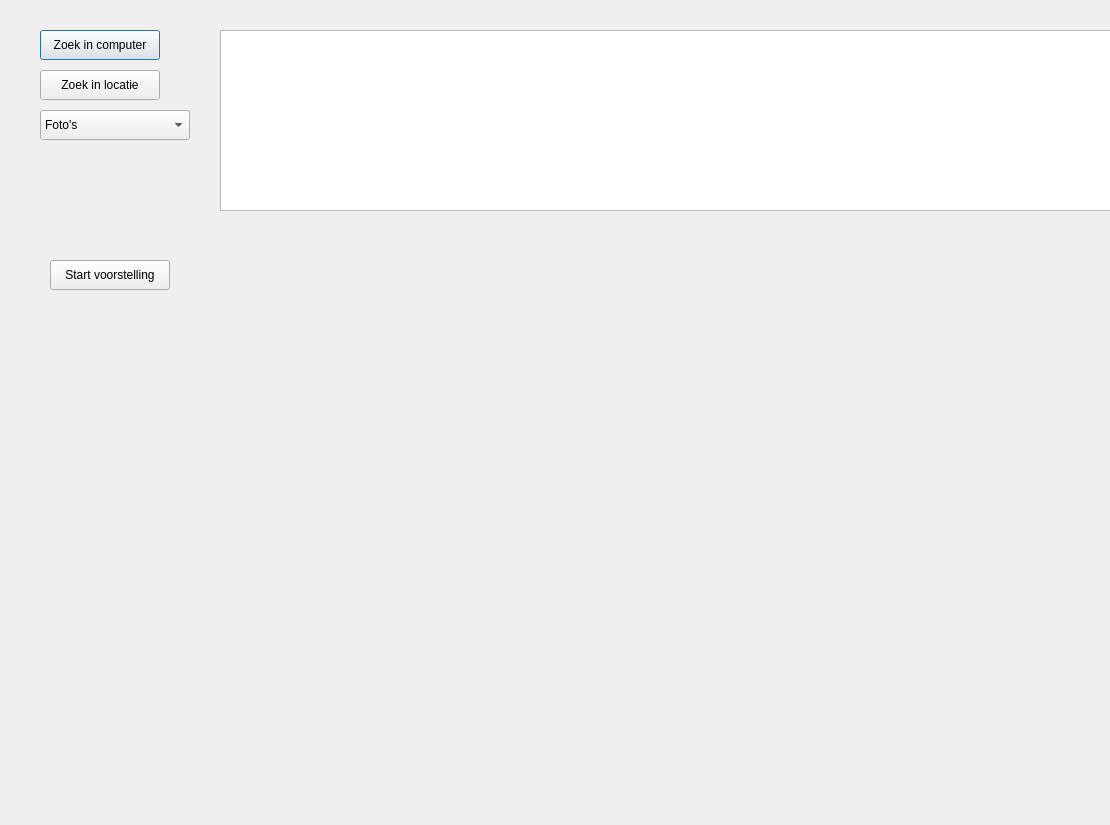
<?xml version="1.0" encoding="UTF-8"?>
<ui version="4.0">
 <class>Dialog</class>
 <widget class="QDialog" name="Dialog">
  <property name="geometry">
   <rect>
    <x>0</x>
    <y>0</y>
    <width>1110</width>
    <height>825</height>
   </rect>
  </property>
  <property name="windowTitle">
   <string>Dialog</string>
  </property>
  <widget class="QPushButton" name="btnSearchAll">
   <property name="geometry">
    <rect>
     <x>40</x>
     <y>30</y>
     <width>120</width>
     <height>30</height>
    </rect>
   </property>
   <property name="sizePolicy">
    <sizepolicy hsizetype="Fixed" vsizetype="Fixed">
     <horstretch>0</horstretch>
     <verstretch>0</verstretch>
    </sizepolicy>
   </property>
   <property name="text">
    <string>Zoek in computer</string>
   </property>
  </widget>
  <widget class="QListWidget" name="listFoundedItems">
   <property name="geometry">
    <rect>
     <x>220</x>
     <y>30</y>
     <width>941</width>
     <height>181</height>
    </rect>
   </property>
   <property name="sizePolicy">
    <sizepolicy hsizetype="Fixed" vsizetype="Expanding">
     <horstretch>0</horstretch>
     <verstretch>0</verstretch>
    </sizepolicy>
   </property>
  </widget>
  <widget class="QPushButton" name="btnSearchSelectedLocation">
   <property name="geometry">
    <rect>
     <x>40</x>
     <y>70</y>
     <width>120</width>
     <height>30</height>
    </rect>
   </property>
   <property name="sizePolicy">
    <sizepolicy hsizetype="Fixed" vsizetype="Fixed">
     <horstretch>0</horstretch>
     <verstretch>0</verstretch>
    </sizepolicy>
   </property>
   <property name="text">
    <string>Zoek in locatie</string>
   </property>
  </widget>
  <widget class="QPushButton" name="btnStartMainwindow">
   <property name="geometry">
    <rect>
     <x>50</x>
     <y>260</y>
     <width>120</width>
     <height>30</height>
    </rect>
   </property>
   <property name="sizePolicy">
    <sizepolicy hsizetype="Fixed" vsizetype="Fixed">
     <horstretch>0</horstretch>
     <verstretch>0</verstretch>
    </sizepolicy>
   </property>
   <property name="text">
    <string>Start voorstelling</string>
   </property>
  </widget>
  <widget class="QComboBox" name="comboSelectTypeMain">
   <property name="geometry">
    <rect>
     <x>40</x>
     <y>110</y>
     <width>150</width>
     <height>30</height>
    </rect>
   </property>
   <property name="sizePolicy">
    <sizepolicy hsizetype="Fixed" vsizetype="Fixed">
     <horstretch>0</horstretch>
     <verstretch>0</verstretch>
    </sizepolicy>
   </property>
   <item>
    <property name="text">
     <string>Foto's</string>
    </property>
   </item>
   <item>
    <property name="text">
     <string>Films</string>
    </property>
   </item>
   <item>
    <property name="text">
     <string>Beide</string>
    </property>
   </item>
  </widget>
 </widget>
 <resources/>
 <connections/>
</ui>
